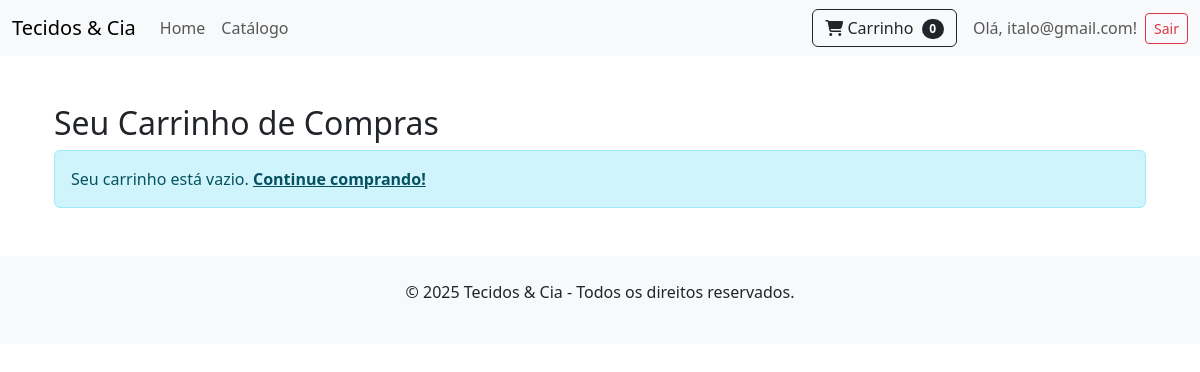
Before: /carrinho/ (signed in) with the older database file.
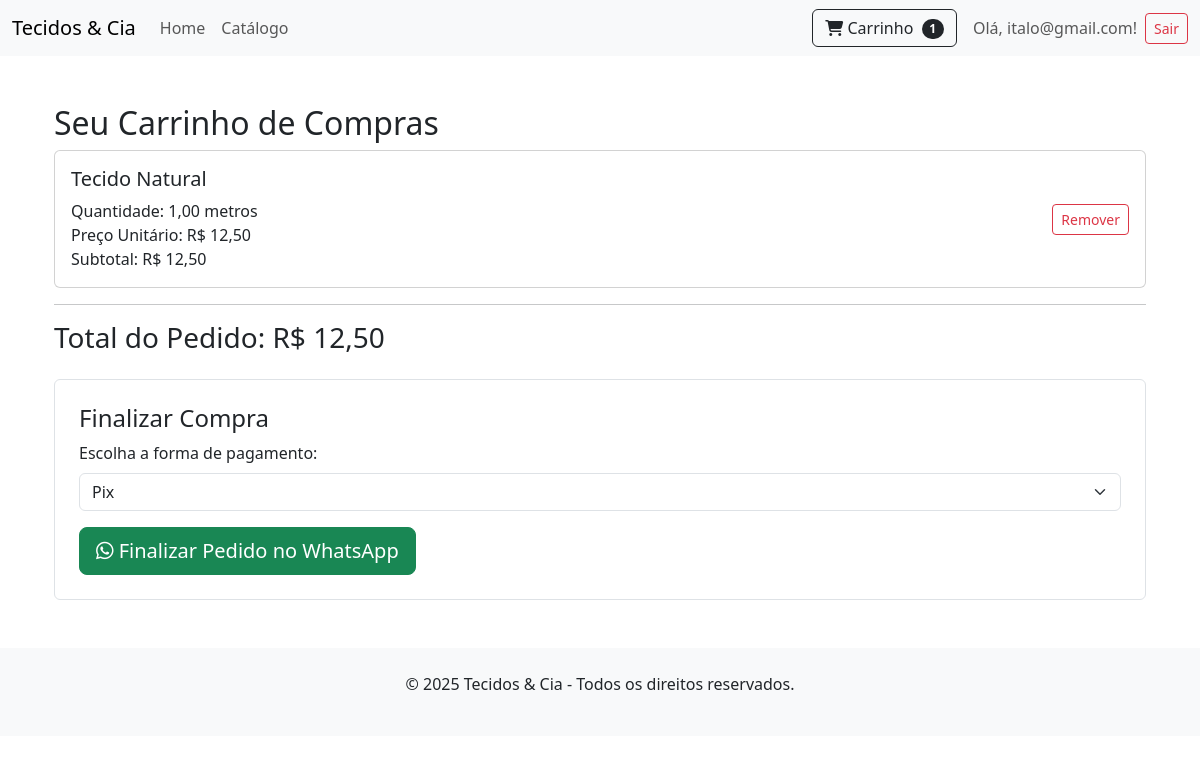
After: the same page with the newer database file.
### loja/models.py (models this page shows, shortened)
class ItemPedido(models.Model):
    tecido = models.ForeignKey(Tecido, on_delete=models.CASCADE)
    pedido = models.ForeignKey(Pedido, on_delete=models.CASCADE)
    quantidade_metros = models.DecimalField(max_digits=10, decimal_places=2, default=Decimal('1.00'))
    data_adicao = models.DateTimeField(auto_now_add=True)
    @property
    def get_total(self):
        total = self.tecido.preco_por_metro * self.quantidade_metros
        return total

class Tecido(models.Model):
    nome = models.CharField(max_length=200)
    descricao = models.TextField()
    preco_por_metro = models.DecimalField(max_digits=10, decimal_places=2)
    categoria = models.ForeignKey(Categoria, on_delete=models.SET_NULL, null=True, blank=True)
    imagem = models.ImageField(upload_to='tecidos/', blank=True, null=True)
    estoque_metros = models.FloatField()
    disponivel = models.BooleanField(default=True)
    destaque = models.BooleanField(default=False) # Adicionei para a home

class Pedido(models.Model):
    cliente = models.ForeignKey(User, on_delete=models.CASCADE)
    data_pedido = models.DateTimeField(auto_now_add=True)
    completo = models.BooleanField(default=False)
    @property
    def get_total_carrinho(self):
        itens_pedido = self.itempedido_set.all()
        total = sum([item.get_total for item in itens_pedido])
        return total

### loja/views.py (the view)
# urls.py: path('carrinho/', views.carrinho, name='carrinho'),
@login_required
def carrinho(request):
    pedido, created = Pedido.objects.get_or_create(cliente=request.user, completo=False)
    itens_do_carrinho = pedido.itempedido_set.all()
    context = {'itens_do_carrinho': itens_do_carrinho, 'pedido': pedido}
    return render(request, 'loja/carrinho.html', context)

### loja/context_processors.py (called while the page is built)
def carrinho(request):
    if request.user.is_authenticated:
        pedido, created = Pedido.objects.get_or_create(cliente=request.user, completo=False)
        total_itens = pedido.itempedido_set.count()
        return {'total_itens_carrinho': total_itens}
    return {'total_itens_carrinho': 0}

### templates/loja/carrinho.html (shortened to what this page needs)
{% extends 'loja/base.html' %}
{% block content %}
<div class="container mt-5">
    <h2>Seu Carrinho de Compras</h2>
    {% for item in itens_do_carrinho %}
    <div class="card mb-3" id="item-{{item.id}}">
        <div class="card-body d-flex justify-content-between align-items-center">
            <div>
                <h5 class="card-title">{{ item.tecido.nome }}</h5>
                <p class="card-text mb-0">
                    Quantidade: {{ item.quantidade_metros }} metros <br>
                    Preço Unitário: R$ {{ item.tecido.preco_por_metro|floatformat:2 }} <br>
                    Subtotal: R$ {{ item.get_total|floatformat:2 }}
                </p>
            </div>
            <button class="btn btn-outline-danger btn-sm remove-from-cart-btn" data-item="{{item.id}}">Remover</button>
        </div>
    </div>
    {% empty %}
    <div class="alert alert-info">
        Seu carrinho está vazio. <a href="{% url 'catalogo' %}" class="alert-link">Continue comprando!</a>
    </div>
    {% endfor %}
    {% if itens_do_carrinho %}
    <hr>
    <h3>Total do Pedido: R$ <span id="total-carrinho">{{ pedido.get_total_carrinho|floatformat:2 }}</span></h3>
    <div class="mt-4 p-4 border rounded">
        <h4>Finalizar Compra</h4>
        <div class="form-group mb-3">
            <label for="forma-pagamento" class="form-label">Escolha a forma de pagamento:</label>
            <select class="form-select" id="forma-pagamento">
                <option value="Pix">Pix</option>
            </select>
        </div>
        <button id="btn-finalizar-whatsapp" class="btn btn-success btn-lg">
            <i class="fab fa-whatsapp"></i> Finalizar Pedido no WhatsApp
        </button>
    </div>
    {% endif %}
</div>
{% endblock %}

### templates/loja/base.html (shortened to what this page needs)
<!DOCTYPE html>
<html lang="pt-br">
<head>
    <link href="https://cdn.jsdelivr.net/npm/bootstrap@5.3.3/dist/css/bootstrap.min.css" rel="stylesheet">
    <link rel="stylesheet" href="https://cdnjs.cloudflare.com/ajax/libs/font-awesome/6.5.1/css/all.min.css"/>
</head>
<body>
<nav class="navbar navbar-expand-lg navbar-light bg-light">
    <div class="container-fluid">
        <a class="navbar-brand" href="{% url 'home' %}">Tecidos & Cia</a>
        <div class="collapse navbar-collapse" id="navbarNav">
            <ul class="navbar-nav me-auto mb-2 mb-lg-0">
                <li class="nav-item">
                    <a class="nav-link" href="{% url 'home' %}">Home</a>
                </li>
                <li class="nav-item">
                    <a class="nav-link" href="{% url 'catalogo' %}">Catálogo</a>
                </li>
            </ul>
            <div class="d-flex align-items-center">
                <a href="{% url 'carrinho' %}" class="btn btn-outline-dark me-3">
                    <i class="fas fa-shopping-cart"></i> Carrinho
                    <span class="badge bg-dark text-white ms-1 rounded-pill">{{ total_itens_carrinho }}</span>
                </a>
                {% if user.is_authenticated %}
                    <span class="navbar-text me-2">Olá, {{ user.first_name|default:user.username }}!</span>
                    <form action="{% url 'logout' %}" method="post" class="d-inline">
                        <button type="submit" class="btn btn-outline-danger btn-sm">Sair</button>
                    </form>
                {% else %}
                    <a href="{% url 'login' %}" class="btn btn-outline-primary me-2">Entrar</a>
                    <a href="{% url 'register' %}" class="btn btn-primary">Cadastre-se</a>
                {% endif %}
            </div>
            </div>
    </div>
</nav>
<main class="container my-4">
    {% block content %}
    {% endblock %}
</main>
<footer class="text-center py-4 bg-light mt-5">
    <p>&copy; 2025 Tecidos & Cia - Todos os direitos reservados.</p>
</footer>
</body>
</html>

Changed rows visible on the page:
added ItemPedido: tecido.nome "Tecido Natural", quantidade_metros "1,00", tecido.preco_por_metro "12,50", get_total "12,50"
now on this page (row unchanged): Pedido: get_total_carrinho "12,50"
Other visible differences:
{{ total_itens_carrinho }}: "0" → "1"
form field value: (not shown) → "Pix"
text no longer shown: "Seu carrinho está vazio. Continue comprando!"
text now shown: "Total do Pedido: R$ Finalizar Compra Escolha a forma de pagamento: Finalizar Pedido no WhatsApp"
